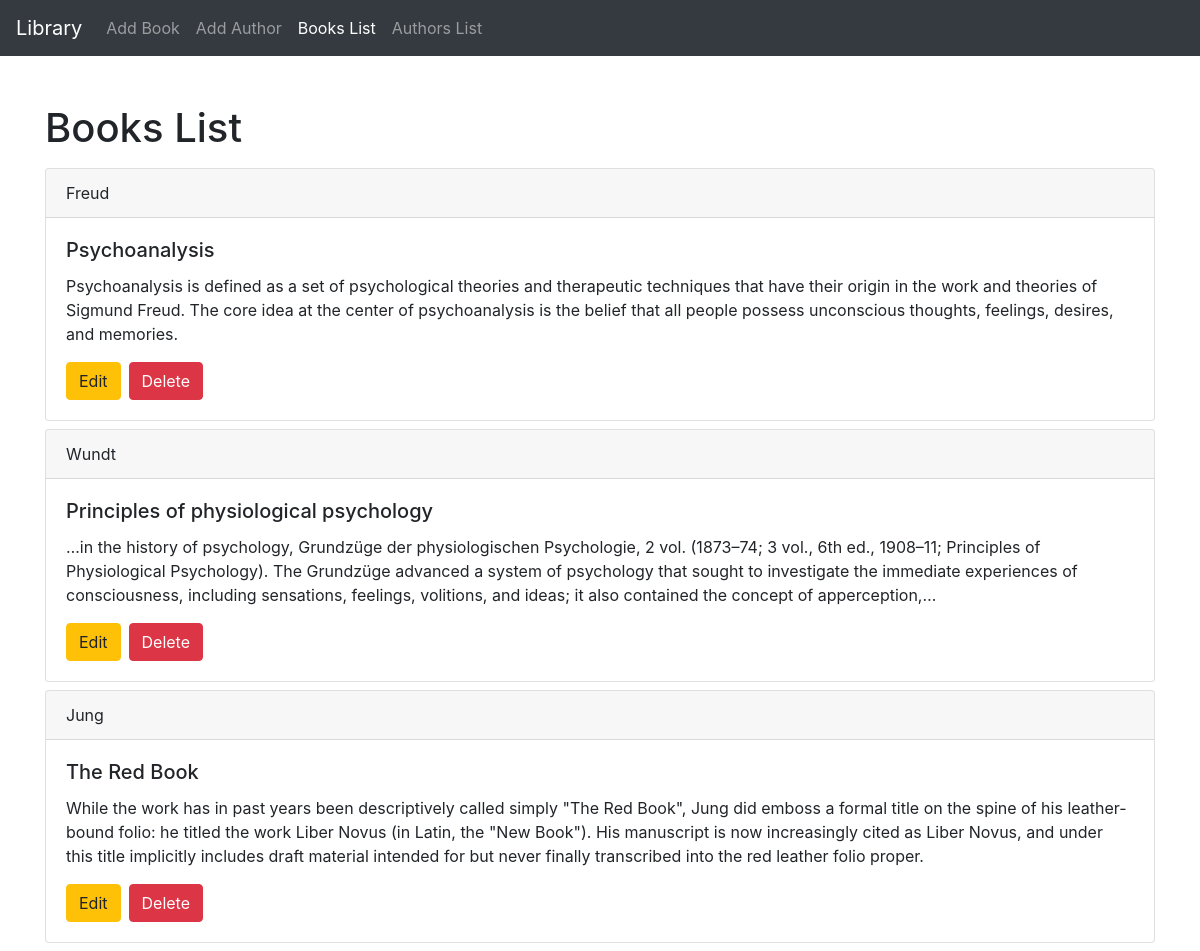
Screenshot of /BooksList.php with the database file from the repository.
### tables this page shows
CREATE TABLE books (title VARCHAR(50), description TEXT(100),
       author VARCHAR(50), id INT PRIMARY KEY NOT NULL AUTO_INCREMENT);

### BooksList.php (the view, shortened to what this page needs)
<? require "./includes/header.php" ?>
<?php
require './database/connected_db.php';
$query1 = mysqli_query($conn, "SELECT * FROM books");
?>
<div class="container">
    <h1 class="mb-3">Books List</h1>
    <? while($row=mysqli_fetch_array($query1)) : ?>
    <div class="card mt-2 mb-2">
        <div class="card-header">
            <? echo $row['author'] ?>
        </div>
        <div class="card-body">
            <h5 class="card-title"><? echo $row['title'] ?></h5>
            <p class="card-text"><? echo $row['description'] ?></p>
            <div class="d-flex">
                <a href="./database/edit_entry.php?id=<?php echo $row['id'];?>&title=<?php echo $row['title'];?>&description=<?php echo $row['description'];?>&author=<?php echo $row['author'];?>" class="btn btn-warning mr-2">Edit</a>
                <a href="./database/delete_entry.php?id=<?php echo $row['id'];?>" class="btn btn-danger">Delete</a>
            </div>
        </div>
    </div>
    <? endwhile; ?>
</div>
<? require "./includes/footer.php" ?>

### includes/header.php (shortened to what this page needs)
<!doctype html>
<html lang="en">
<head>
    <link rel="stylesheet" href="https://stackpath.bootstrapcdn.com/bootstrap/4.5.0/css/bootstrap.min.css">
</head>
<body>
    <header class="mb-5">
        <nav class="navbar navbar-expand-lg navbar-dark bg-dark">
            <a class="navbar-brand" href="/">Library</a>
            <div class="collapse navbar-collapse" id="navbarNav">
                <ul class="navbar-nav">
                    <li class="nav-item <? if ($_SERVER['REQUEST_URI'] == '/') : ?>active<? endif;?>">
                        <a class="nav-link" href="/">Add Book</a>
                    </li>
                    <li class="nav-item <? if (strripos($_SERVER['REQUEST_URI'], 'AddAuthor.php')) : ?>active<? endif;?>">
                        <a class="nav-link" href="../AddAuthor.php">Add Author</a>
                    </li>
                    <li class="nav-item <? if (strripos($_SERVER['REQUEST_URI'], 'BooksList.php')) : ?>active<? endif;?>">
                        <a class="nav-link" href="../BooksList.php">Books List</a>
                    </li>
                    <li class="nav-item <? if (strripos($_SERVER['REQUEST_URI'], 'AuthorsList.php')) : ?>active<? endif;?>">
                        <a class="nav-link" href="../AuthorsList.php">Authors List</a>
                    </li>
                </ul>
            </div>
        </nav>
    </header>

### includes/footer.php (shortened to what this page needs)
</body>
</html>

### rows the page displays
books: author "Freud", title "Psychoanalysis", description "Psychoanalysis is defined as a set of psychological theories and therapeutic techniques that have their origin in the work and theories of Sigmund Freud. The core idea at the center of psychoanalysis is the belief that all people possess unconscious thoughts, feelings, desires, and memories."
books: author "Wundt", title "Principles of physiological psychology", description "…in the history of psychology, Grundzüge der physiologischen Psychologie, 2 vol. (1873–74; 3 vol., 6th ed., 1908–11; Principles of Physiological Psychology). The Grundzüge advanced a system of psychology that sought to investigate the immediate experiences of consciousness, including sensations, feelings, volitions, and ideas; it also contained the concept of apperception,…"
books: author "Jung", title "The Red Book", description "While the work has in past years been descriptively called simply \"The Red Book\", Jung did emboss a formal title on the spine of his leather-bound folio: he titled the work Liber Novus (in Latin, the \"New Book\"). His manuscript is now increasingly cited as Liber Novus, and under this title implicitly includes draft material intended for but never finally transcribed into the red leather folio proper."
